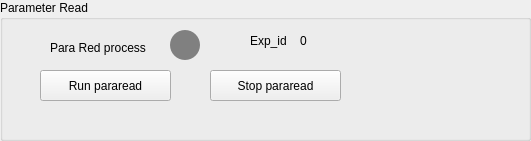
    <widget class="QGroupBox" name="groupBox_3">
     <property name="geometry">
      <rect>
       <x>540</x>
       <y>590</y>
       <width>531</width>
       <height>141</height>
      </rect>
     </property>
     <property name="title">
      <string>Parameter Read</string>
     </property>
     <widget class="QLabel" name="label_8">
      <property name="geometry">
       <rect>
        <x>50</x>
        <y>40</y>
        <width>101</width>
        <height>16</height>
       </rect>
      </property>
      <property name="text">
       <string>Para Red process</string>
      </property>
     </widget>
     <widget class="QPushButton" name="pushButton_17">
      <property name="geometry">
       <rect>
        <x>40</x>
        <y>70</y>
        <width>131</width>
        <height>31</height>
       </rect>
      </property>
      <property name="text">
       <string>Run pararead</string>
      </property>
     </widget>
     <widget class="QPushButton" name="pushButton_18">
      <property name="geometry">
       <rect>
        <x>170</x>
        <y>30</y>
        <width>30</width>
        <height>30</height>
       </rect>
      </property>
      <property name="styleSheet">
       <string notr="true">border-radius:15px;
background-color:grey;
</string>
      </property>
      <property name="text">
       <string/>
      </property>
     </widget>
     <widget class="QPushButton" name="pushButton_19">
      <property name="geometry">
       <rect>
        <x>210</x>
        <y>70</y>
        <width>131</width>
        <height>31</height>
       </rect>
      </property>
      <property name="text">
       <string>Stop pararead</string>
      </property>
     </widget>
     <widget class="QLabel" name="label_11">
      <property name="geometry">
       <rect>
        <x>250</x>
        <y>30</y>
        <width>41</width>
        <height>21</height>
       </rect>
      </property>
      <property name="text">
       <string>Exp_id</string>
      </property>
     </widget>
     <widget class="QLabel" name="label_12">
      <property name="geometry">
       <rect>
        <x>300</x>
        <y>30</y>
        <width>21</width>
        <height>21</height>
       </rect>
      </property>
      <property name="text">
       <string>0</string>
      </property>
     </widget>
    </widget>
